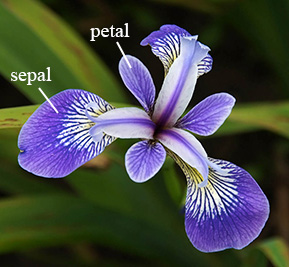
#> input picture iris flower.png, 289 x 267 px
$ jupyter execute Imagetopencilsketch.ipynb
#> lines starting #> are read from the running program, lines starting #| are printed output that depends on the picture
Internship project : Lets Grow More
By : Ashwini Wanve

Step-1:  Importing required libraries

[cell 1]
from google.colab.patches import cv2_imshow
import cv2

Step-2:  Loading the image

[cell 2]
img = cv2.imread('iris flower.png', 1)
#> img is the input picture: shape (267, 289, 3); mean B, G, R 71, 74.3, 71.6
cv2_imshow(img)

Converting an image into grayscale gives us black & white pixels in the image which is used for creating a pencil sketch.

Step-4: Inverting the image

[cell 3]
img_gray = cv2.cvtColor(img, cv2.COLOR_BGR2GRAY)
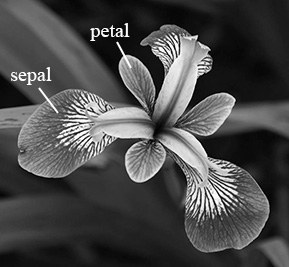
#> img_gray: shape (267, 289); min 0, max 255, mean 73.1

cv2_imshow(img_gray)

We are using the bitwise_not function which is used to make brighter regions lighter and vice versa so that we can find the edges to create a pencil sketch.

Step-5: Smoothing the image

[cell 4]
img_invert = cv2.bitwise_not(img_gray)
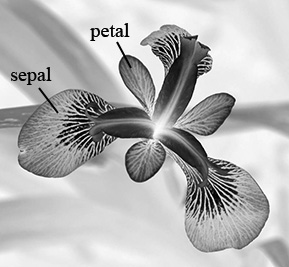
#> img_invert: shape (267, 289); min 0, max 255, mean 181.9

cv2_imshow(img_invert)

We are using the bitwise_not function which is used to make brighter regions lighter and vice versa so that we can find the edges to create a pencil sketch.

Step-5: Smoothing the image

[cell 5]
img_smoothing = cv2.GaussianBlur(img_invert, (21, 21),sigmaX=0, sigmaY=0)
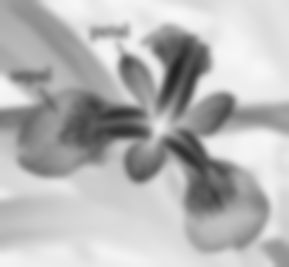
#> img_smoothing: shape (267, 289); min 34, max 247, mean 181.9

cv2_imshow(img_smoothing)

We have used the gaussian blur technique with 21 x 21 pixel and the default sigma values filter on the image to smoothen our image. By increasing the filter size, we can create thin lines for our sketch and it is used to reduce the noise in the image.

Step-6: Obtaining the final sketch

[cell 6]
def dodgeV2(x, y):

    return cv2.divide(x, 255 - y, scale=256)
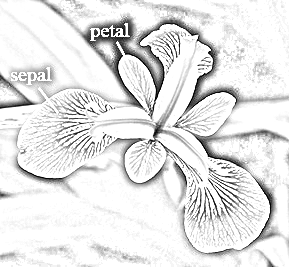
#> returned value: shape (267, 289); min 0, max 255, mean 228.9
